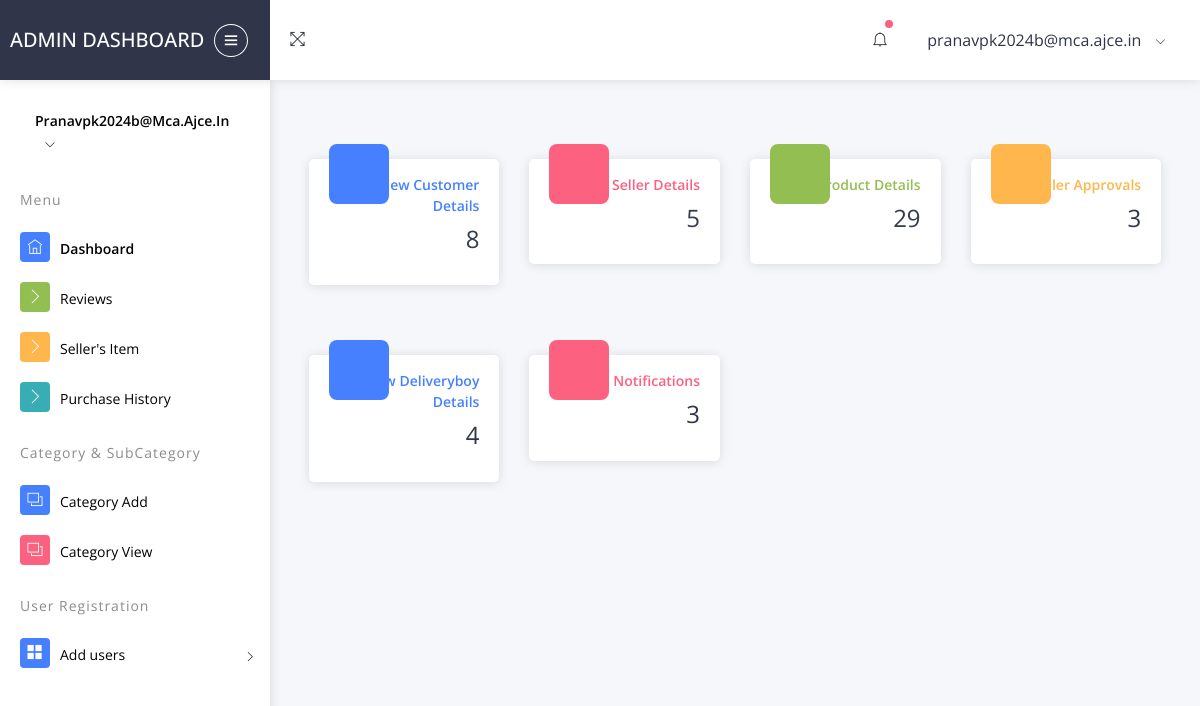
The page /myauth/adminreg/ (signed in) on the database its author committed.
### myauth/models.py (models this page shows)
class User(AbstractUser):
    class Role(models.TextChoices):
        ADMIN="ADMIN",'Admin'
        CUSTOMER="CUSTOMER",'Customer'
        DELIVERYBOY="DELIVERYBOY",'deliveryboy'
        SELLER="SELLER",'Seller'
    role = models.CharField(max_length=50,choices=Role.choices)

### myauth/views.py (the view)
# urls.py: path('adminreg/',views.adminreg,name='adminreg'),
@never_cache
@login_required(login_url="handlelogin")
def adminreg(request):
    customer_count = User.objects.filter(role='CUSTOMER').count()
    seller_count = User.objects.filter(role='SELLER').count()
    delivery_boy_count = User.objects.filter(role='DELIVERYBOY').count()
    approvcount = SellerProfile.objects.filter().count()
    productcount = Product.objects.filter().count()
    notificationcount = Notification.objects.filter().count()
    last_three_notifications = Notification.objects.order_by('-id')[:3]
    last_three_users = [{'username': notification.user.username, 'current_date': notification.current_date, 'name': f"{notification.user.first_name} {notification.user.last_name}"} for notification in last_three_notifications]
    context = {
        'customer_count': customer_count,
        'seller_count': seller_count,
        'delivery_boy_count': delivery_boy_count,
        'last_three_users': last_three_users,
        'approvcount': approvcount,
        'productcount' : productcount,
        'notificationcount' : notificationcount
    }
    return render(request, 'admintemplate.html', context)

### templates/admintemplate.html (shortened to what this page needs)
{% load static %}
<!DOCTYPE html>
<html lang="en">
<head>
      <link rel="stylesheet" type="text/css" href="{% static 'assetsss/css/bootstrap/css/bootstrap.min.css' %}">
      <link rel="stylesheet" type="text/css" href="{% static 'assetsss/icon/themify-icons/themify-icons.css' %}">
      <link rel="stylesheet" type="text/css" href="{% static 'assetsss/icon/icofont/css/icofont.css' %}">
      <link rel="stylesheet" type="text/css" href="{% static 'assetsss/css/style.css' %}">
      <link rel="stylesheet" type="text/css" href="{% static 'assetsss/css/jquery.mCustomScrollbar.css' %}">
  </head>
  <body>
    <div id="pcoded" class="pcoded">
        <div class="pcoded-container navbar-wrapper">
            <nav class="navbar header-navbar pcoded-header">
                <div class="navbar-wrapper">
                    <div class="navbar-logo">
                        <a class="mobile-menu" id="mobile-collapse" href="#!">
                            <i class="ti-menu"></i>
                        </a>
                        <a href="http://127.0.0.1:8000/myauth/adminreg/">
                            <h5>Admin Dashboard</h5>
                        </a>
                    </div>
                    <div class="navbar-container container-fluid">
                        <ul class="nav-left">
                            <li>
                                <a href="#!" onclick="javascript:toggleFullScreen()">
                                    <i class="ti-fullscreen"></i>
                                </a>
                            </li>
                        </ul>
                        <ul class="nav-right">
                            <li class="header-notification">
                                <a href="#!">
                                    <i class="ti-bell"></i>
                                    <span class="badge bg-c-pink"></span>
                                </a>
                            </li>
                            <li class="user-profile header-notification">
                                <a href="#!">
                                    <span>{{ user.username }}</span>
                                    <i class="ti-angle-down"></i>
                                </a>
                            </li>
                        </ul>
                    </div>
                </div>
            </nav>
            <div class="pcoded-main-container">
                <div class="pcoded-wrapper">
                    <nav class="pcoded-navbar">
                        <div class="pcoded-inner-navbar main-menu">
                            <div class="">
                                <div class="main-menu-header">
                                    <div class="user-details">
                                        <span>{{ user.username }}</span>
                                        <span id="more-details"><i class="ti-angle-down"></i></span>
                                    </div>
                                </div>
                            </div>
                            <div class="pcoded-navigatio-lavel" data-i18n="nav.category.navigation">Menu</div>
                            <ul class="pcoded-item pcoded-left-item">
                                <li class="active">
                                    <a href="http://127.0.0.1:8000/myauth/adminreg/">
                                        <span class="pcoded-micon"><i class="ti-home"></i><b>D</b></span>
                                        <span class="pcoded-mtext" data-i18n="nav.dash.main">Dashboard</span>
                                    </a>
                                </li>
                                        <li class=" ">
                                            <a href="http://127.0.0.1:8000/myauth/reviews/">
                                                <span class="pcoded-micon"><i class="ti-angle-right"></i></span>
                                                <span class="pcoded-mtext" data-i18n="nav.basic-components.alert">Reviews</span>
                                            </a>
                                        </li>
                                        <li class=" ">
                                            <a href="http://127.0.0.1:8000/myauth/sellers_item/">
                                                <span class="pcoded-micon"><i class="ti-angle-right"></i></span>
                                                <span class="pcoded-mtext" data-i18n="nav.basic-components.breadcrumbs"> Seller's Item </span>
                                            </a>
                                        </li>
                                        <li class=" ">
                                            <a href="http://127.0.0.1:8000/myauth/purchasing_history/">
                                                <span class="pcoded-micon"><i class="ti-angle-right"></i></span>
                                                <span class="pcoded-mtext" data-i18n="nav.basic-components.breadcrumbs">Purchase History</span>
                                            </a>
                                        </li>
                                    </ul>
                            <div class="pcoded-navigatio-lavel" data-i18n="nav.category.forms">Category & SubCategory</div>
                            <ul class="pcoded-item pcoded-left-item">
                                <li>
                                    <a href="http://127.0.0.1:8000/myauth/category_add/">
                                        <span class="pcoded-micon"><i class="ti-layers"></i><b>FC</b></span>
                                        <span class="pcoded-mtext" data-i18n="nav.form-components.main">Category Add</span>
                                    </a>
                                </li>
                                <li>
                                    <a href="http://127.0.0.1:8000/myauth/category_list/">
                                        <span class="pcoded-micon"><i class="ti-layers"></i><b>FC</b></span>
                                        <span class="pcoded-mtext" data-i18n="nav.form-components.main">Category View</span>
                                    </a>
                                </li>
                            </ul>
                           <div class="pcoded-navigatio-lavel" data-i18n="nav.category.forms"> User Registration</div>
                            <ul class="pcoded-item pcoded-left-item">
                                <li class="pcoded-hasmenu">
                                    <a href="javascript:void(0)">
                                        <span class="pcoded-micon"><i class="ti-layout-grid2-alt"></i></span>
                                        <span class="pcoded-mtext"  data-i18n="nav.basic-components.main">Add users</span>
                                    </a>
                    </nav>
                    <div class="pcoded-content">
                        <div class="pcoded-inner-content">
                            <div class="main-body">
                                <div class="page-wrapper">
                                    <div class="page-body">
                                        <div class="row">
                                            <div class="col-md-6 col-xl-3">
                                                <a href="http://127.0.0.1:8000/myauth/adminn/" style="text-decoration: none; color: inherit;">
                                                <div class="card widget-card-1">
                                                    <div class="card-block-small">
                                                        <i class="icofont icofont-users-social bg-c-blue card1-icon"></i>
                                                        <span class="text-c-blue f-w-600">View Customer Details</span>
                                                        <h4>{{ customer_count }}</h4>
                                                    </div>
                                                </div>
                                            </div>
                                            <div class="col-md-6 col-xl-3">
                                                <a href="http://127.0.0.1:8000/myauth/sellerr/" style="text-decoration: none; color: inherit;">
                                                <div class="card widget-card-1">
                                                    <div class="card-block-small">
                                                        <i class="icofont icofont-users-alt-1 bg-c-pink card1-icon"></i>
                                                        <span class="text-c-pink f-w-600">View Seller Details</span>
                                                        <h4>{{ seller_count }}</h4>
                                                    </div>
                                                </div>
                                            </div>
                                            <div class="col-md-6 col-xl-3">
                                                <a href="http://127.0.0.1:8000/myauth/admin_prodview/" style="text-decoration: none; color: inherit;">
                                                    <div class="card widget-card-1">
                                                        <div class="card-block-small">
                                                            <i class="icofont icofont-database bg-c-green card1-icon"></i>
                                                            <span class="text-c-green f-w-600">View Product Details</span>
                                                            <h4>{{ productcount }}</h4>
                                                        </div>
                                                    </div>
                                                </a>
                                            </div>
                                            <div class="col-md-6 col-xl-3">
                                                <a href="http://127.0.0.1:8000/myauth/sellor_approval/" class="card-link">
                                                    <div class="card widget-card-1">
                                                        <div class="card-block-small">
                                                            <i class="icofont icofont-phoenix bg-c-yellow card1-icon"></i>
                                                            <span class="text-c-yellow f-w-600">View Seller Approvals</span>
                                                            <h4>{{approvcount}}</h4>
                                                        </div>
                                                    </div>
                                                </a>
                                            </div>
                                            <div class="col-md-6 col-xl-3">
                                                <a href="http://127.0.0.1:8000/myauth/delivery_vieww/" class="card-link">
                                                    <div class="card widget-card-1">
                                                        <div class="card-block-small">
                                                            <i class="icofont icofont-fast-delivery bg-c-blue card1-icon"></i>
                                                            <span class="text-c-blue f-w-600">View Deliveryboy Details</span>
                                                            <h4>{{delivery_boy_count}}</h4>
                                                        </div>
                                                    </div>
                                                </a>
                                            </div>
                                            <div class="col-md-6 col-xl-3">
                                                <a href="http://127.0.0.1:8000/myauth/notification_view/" class="card-link">
                                                    <div class="card widget-card-1">
                                                        <div class="card-block-small">
                                                            <i class="icofont icofont-notification bg-c-pink card1-icon"></i>
                                                           <span class="text-c-pink f-w-600">Notifications</span>
                                                            <h4>{{notificationcount}}</h4>
                                                        </div>
                                                    </div>
                                                </a>
                                            </div>
                                            </div>
                                        </div>
                                    </div>
                                </div>
                            </div>
                        </div>
                    </div>
                </div>
            </div>
        </div>
</body>
</html>

### rows shown on the page
User: username "pranavpk2024b@mca.ajce.in", username "Pranavpk2024b@mca.ajce.in"

### other values the page prints
{{ customer_count }} "8"
{{ seller_count }} "5"
{{ productcount }} "29"
{{ approvcount }} "3"
{{ delivery_boy_count }} "4"
{{ notificationcount }} "3"
